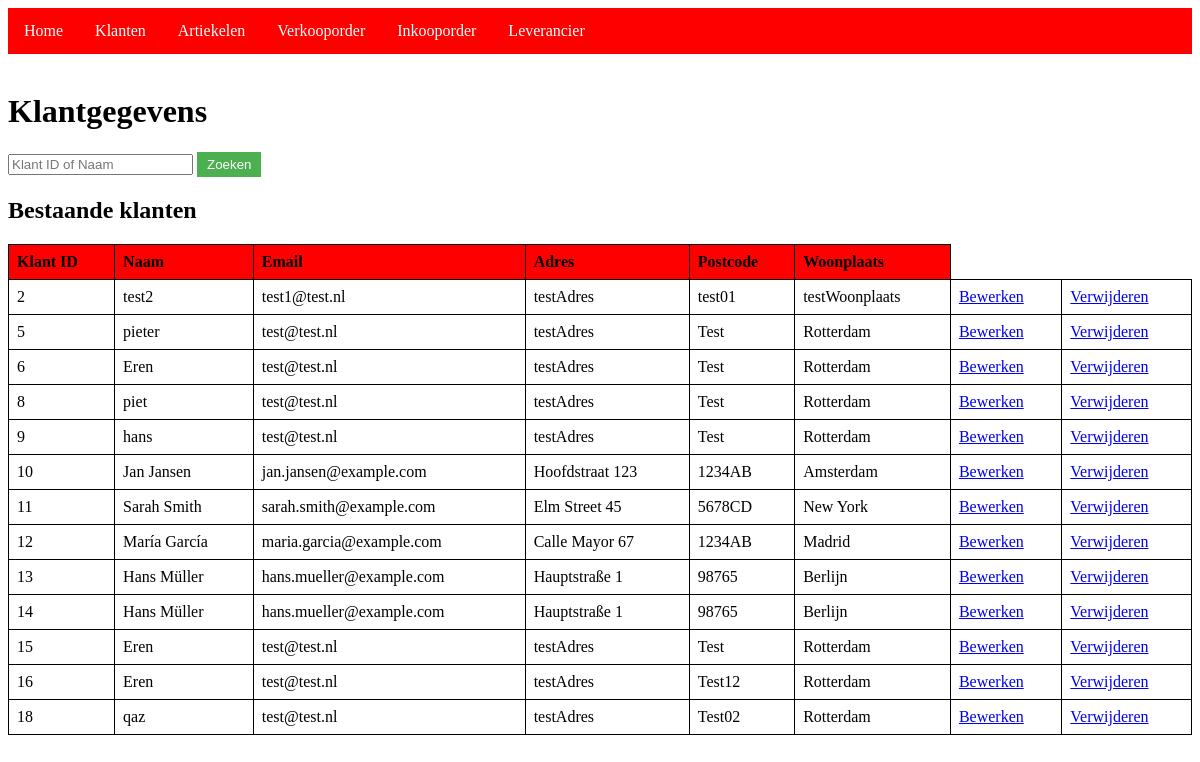
/klanten_inzien.php, run on the app's committed database.
### tables this page shows
CREATE TABLE `klanten` (
  `klantId` int NOT NULL,
  `klantNaam` varchar(20) DEFAULT NULL,
  `klantEmail` varchar(30) NOT NULL,
  `klantAdres` varchar(30) NOT NULL,
  `klantPostcode` varchar(6) DEFAULT NULL,
  `klantWoonplaats` varchar(25) DEFAULT NULL
);

### classes/Klant.php (called while the page is built, shortened)
<?php
class Klant {
    public static function getKlanten() {
        $database = new Database();
        $conn = $database->getConnection();
        $stmt = $conn->prepare("SELECT * FROM klanten");
        $stmt->execute();
        $klanten = $stmt->fetchAll(PDO::FETCH_ASSOC);
        return $klanten;
    }
}
?>

### klanten_inzien.php (the view, shortened to what this page needs)
<?php
require_once 'classes/Klant.php';
include 'navbar.php';
$searchTerm = $_GET['search'] ?? '';
if (!empty($searchTerm)) {
    if (is_numeric($searchTerm)) {
        $klanten = [Klant::getKlantById($searchTerm)];
    } else {
        $klanten = Klant::zoekKlanten($searchTerm);
    }
} else {
    $klanten = Klant::getKlanten();
}
?>
<!DOCTYPE html>
<html>
<head>
    <link rel="stylesheet" href="styles.css">
</head>
<body>
    <h1>Klantgegevens</h1>
    <form method="get" action="klanten_inzien.php">
        <input type="text" name="search" placeholder="Klant ID of Naam" value="<?php echo $searchTerm; ?>">
        <button type="submit">Zoeken</button>
    </form>
    <h2>Bestaande klanten</h2>
    <table>
        <tr>
            <th>Klant ID</th>
            <th>Naam</th>
            <th>Email</th>
            <th>Adres</th>
            <th>Postcode</th>
            <th>Woonplaats</th>
        </tr>
        <?php foreach ($klanten as $klant) { ?>
            <tr>
                <td><?php echo $klant['klantId']; ?></td>
                <td><?php echo $klant['klantNaam']; ?></td>
                <td><?php echo $klant['klantEmail']; ?></td>
                <td><?php echo $klant['klantAdres']; ?></td>
                <td><?php echo $klant['klantPostcode']; ?></td>
                <td><?php echo $klant['klantWoonplaats']; ?></td>
                <td><a href="edit_klant.php?id=<?php echo $klant['klantId']; ?>">Bewerken</a></td>
                <td><a href="delete_klant.php?id=<?php echo $klant['klantId']; ?>">Verwijderen</a></td>
            </tr>
        <?php } ?>
    </table>
</body>
</html>

### styles.css (style rules this page uses)
table { border-collapse: collapse; width: 100%; }
table th, table td { border: 1px solid black; padding: 8px; text-align: left; }
table th { background-color: #ff0000; }
th, td { border: 1px solid black; padding: 8px; text-align: left; }
th { background-color: #ff0000; }
button { padding: 5px 10px; background-color: #4caf50; color: white; border: none; cursor: pointer; }

### data on the page
klanten: klantId "2", klantNaam "test2", klantEmail "test1@test.nl", klantAdres "testAdres", klantPostcode "test01", klantWoonplaats "testWoonplaats"
klanten: klantId "5", klantNaam "pieter", klantEmail "test@test.nl", klantAdres "testAdres", klantPostcode "Test", klantWoonplaats "Rotterdam"
klanten: klantId "6", klantNaam "Eren", klantEmail "test@test.nl", klantAdres "testAdres", klantPostcode "Test", klantWoonplaats "Rotterdam"
klanten: klantId "8", klantNaam "piet", klantEmail "test@test.nl", klantAdres "testAdres", klantPostcode "Test", klantWoonplaats "Rotterdam"
klanten: klantId "9", klantNaam "hans", klantEmail "test@test.nl", klantAdres "testAdres", klantPostcode "Test", klantWoonplaats "Rotterdam"
klanten: klantId "10", klantNaam "Jan Jansen", klantEmail "jan.jansen@example.com", klantAdres "Hoofdstraat 123", klantPostcode "1234AB", klantWoonplaats "Amsterdam"
klanten: klantId "11", klantNaam "Sarah Smith", klantEmail "sarah.smith@example.com", klantAdres "Elm Street 45", klantPostcode "5678CD", klantWoonplaats "New York"
klanten: klantId "12", klantNaam "María García", klantEmail "maria.garcia@example.com", klantAdres "Calle Mayor 67", klantPostcode "1234AB", klantWoonplaats "Madrid"
klanten: klantId "13", klantNaam "Hans Müller", klantEmail "hans.mueller@example.com", klantAdres "Hauptstraße 1", klantPostcode "98765", klantWoonplaats "Berlijn"
klanten: klantId "14", klantNaam "Hans Müller", klantEmail "hans.mueller@example.com", klantAdres "Hauptstraße 1", klantPostcode "98765", klantWoonplaats "Berlijn"
klanten: klantId "15", klantNaam "Eren", klantEmail "test@test.nl", klantAdres "testAdres", klantPostcode "Test", klantWoonplaats "Rotterdam"
klanten: klantId "16", klantNaam "Eren", klantEmail "test@test.nl", klantAdres "testAdres", klantPostcode "Test12", klantWoonplaats "Rotterdam"
klanten: klantId "18", klantNaam "qaz", klantEmail "test@test.nl", klantAdres "testAdres", klantPostcode "Test02", klantWoonplaats "Rotterdam"
